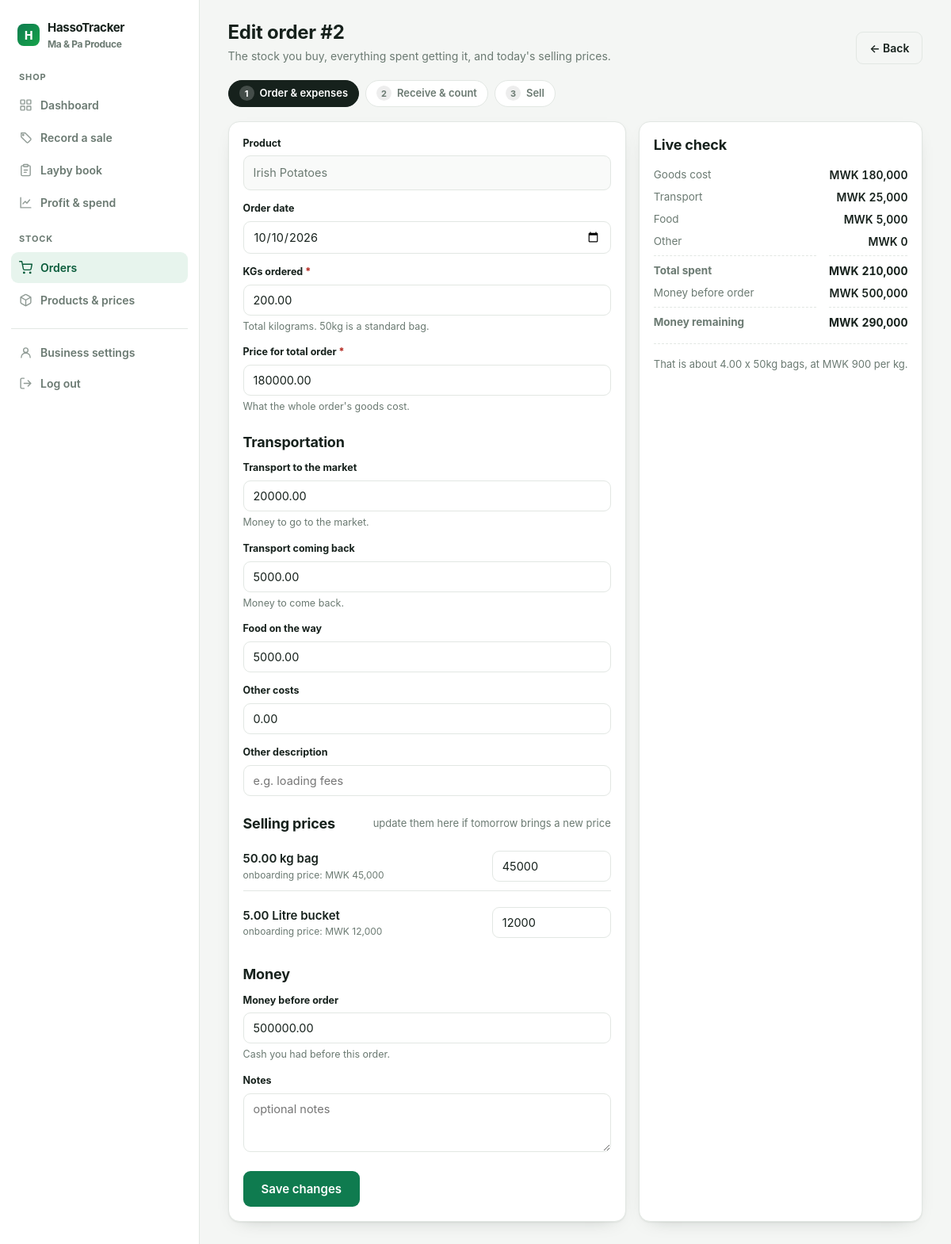
/orders/2/edit/ (signed in), run on the app's committed database.
### accounts/models.py (models this page shows, shortened)
class Profile(models.Model):
    user = models.OneToOneField(
        settings.AUTH_USER_MODEL,
        on_delete=models.CASCADE,
        related_name='profile',
    )
    business_name = models.CharField(max_length=150, blank=True)
    phone = models.CharField(max_length=30, blank=True)
    currency = models.CharField(max_length=8, default='MWK')
    onboarded = models.BooleanField(default=False)
    created_at = models.DateTimeField(auto_now_add=True)
    class Meta:
        ordering = ['user__username']
    @property
    def display_name(self):
        return self.business_name or self.user.get_username()

### tracker/models.py (models this page shows, shortened)
class Order(models.Model):
    owner = models.ForeignKey(
        settings.AUTH_USER_MODEL,
        on_delete=models.CASCADE,
        related_name='orders',
    )
    product = models.ForeignKey(
        Product, on_delete=models.PROTECT, related_name='orders'
    )
    order_date = models.DateField(default=timezone.localdate)
    quantity_kg = models.DecimalField(
        max_digits=12,
        decimal_places=2,
        validators=[MinValueValidator(Decimal('0.01'))],
        verbose_name='KGs ordered',
        help_text='Total kilograms ordered. 50kg is a standard bag.',
    )
    order_price = models.DecimalField(
        max_digits=12,
        decimal_places=2,
        validators=[MinValueValidator(ZERO)],
        verbose_name='Price for total order',
        help_text='What the whole order of goods cost.',
    )
    opening_balance = models.DecimalField(
        max_digits=12,
        decimal_places=2,
        default=ZERO,
        verbose_name='Money before order',
        help_text='Cash you had before buying.',
    )
    transport_to_market = models.DecimalField(
        max_digits=12,
        decimal_places=2,
        default=ZERO,
        validators=[MinValueValidator(ZERO)],
        verbose_name='Transport to the market',
        help_text='Money to go to the market.',
    )
    transport_from_market = models.DecimalField(
        max_digits=12,
        decimal_places=2,
        default=ZERO,
        validators=[MinValueValidator(ZERO)],
        verbose_name='Transport coming back',
        help_text='Money to come back.',
    )
    food_amount = models.DecimalField(
        max_digits=12,
        decimal_places=2,
        default=ZERO,
        validators=[MinValueValidator(ZERO)],
        verbose_name='Food on the way',
    )
    other_amount = models.DecimalField(
        max_digits=12,
        decimal_places=2,
        default=ZERO,
        validators=[MinValueValidator(ZERO)],
        verbose_name='Other costs',
    )
    other_description = models.CharField(
        max_length=150, blank=True, verbose_name='Other description'
    )
    notes = models.TextField(blank=True)
    created_at = models.DateTimeField(auto_now_add=True)
    class Meta:
        ordering = ['-order_date', '-created_at']

class Product(models.Model):
    owner = models.ForeignKey(
        settings.AUTH_USER_MODEL,
        on_delete=models.CASCADE,
        related_name='products',
    )
    name = models.CharField(max_length=150)
    created_at = models.DateTimeField(auto_now_add=True)
    class Meta:
        ordering = ['name']
        constraints = [
            models.UniqueConstraint(
                fields=['owner', 'name'], name='unique_product_per_owner'
            )
        ]

class SellingUnit(models.Model):
    class Measure(models.TextChoices):
        LITRE = 'litre', 'Litres'
        KG = 'kg', 'Kilograms'
        OTHER = 'other', 'Other'
    product = models.ForeignKey(
        Product, on_delete=models.CASCADE, related_name='units'
    )
    measure = models.CharField(
        max_length=10, choices=Measure.choices, default=Measure.LITRE
    )
    size = models.DecimalField(
        max_digits=8,
        decimal_places=2,
        null=True,
        blank=True,
        help_text='Size in litres or kilograms.',
    )
    label = models.CharField(
        max_length=60,
        blank=True,
        help_text='Used when the unit is a custom one.',
    )
    current_price = models.DecimalField(
        max_digits=12,
        decimal_places=2,
        default=ZERO,
        validators=[MinValueValidator(ZERO)],
        help_text='The price you sell this unit at today.',
    )
    created_at = models.DateTimeField(auto_now_add=True)
    class Meta:
        ordering = ['measure', 'size', 'created_at']
    @property
    def display_label(self):
        if self.label:
            return self.label
        if self.size is None:
            return 'Unit'
        if self.measure == self.Measure.KG:
            return f'{self.size:g} kg bag'
        if self.measure == self.Measure.LITRE:
            return f'{self.size:g} Litre bucket'
        return f'{self.size:g} unit'

### tracker/views.py (the view)
# urls.py: path('orders/<int:pk>/edit/', views.order_edit, name='order_edit'),
@onboarded_required
def order_edit(request, pk):
    order = get_object_or_404(
        Order.objects.select_related('product'), pk=pk, owner=request.user
    )
    form = OrderForm(request.POST or None, instance=order, user=request.user)
    if request.method == 'POST' and form.is_valid():
        form.save()
        _unit_price_fields(request, order.product)
        messages.success(request, 'Order updated.')
        return redirect('order_detail', pk=order.pk)
    return render(
        request,
        'tracker/order_form.html',
        {
            **_order_form_context(request.user, form),
            'order': order,
            'editing': True,
        },
    )

### accounts/context_processors.py (called while the page is built)
def site_context(request):
    profile = None
    user = getattr(request, 'user', None)
    if user is not None and user.is_authenticated:
        profile = getattr(user, 'profile', None)
    return {
        'CURRENCY': settings.CURRENCY,
        'site_profile': profile,
        'nav_section': request.path.strip('/').split('/')[0],
    }

### tracker/templatetags/money.py (called while the page is built)
@register.filter
def money(value):
    if value in (None, ''):
        value = 0
    try:
        amount = Decimal(value)
    except (InvalidOperation, ValueError, TypeError):
        return value
    if amount == amount.to_integral():
        formatted = f'{amount:,.0f}'
    else:
        formatted = f'{amount:,.2f}'
    return f'{settings.CURRENCY} {formatted}'

### tracker/views.py (called while the page is built)
def _products_with_units(user):
    return (
        Product.objects.filter(owner=user)
        .prefetch_related('units')
        .order_by('name')
    )

def _order_form_context(user, form):
    return {
        'form': form,
        'products': _products_with_units(user),
    }

### templates/tracker/order_form.html (shortened to what this page needs)
{% extends 'app_base.html' %}{% load money %}
{% block content %}
<div class="page-head">
  <div>
    <h1>{% if editing %}Edit order #{{ order.pk }}{% else %}New order{% endif %}</h1>
    <div class="sub">The stock you buy, everything spent getting it, and today's selling prices.</div>
  </div>
  <a class="btn btn-ghost" href="{% if editing %}{% url 'order_detail' order.pk %}{% else %}{% url 'order_list' %}{% endif %}">&larr; Back</a>
</div>
<div class="steps">
  <span class="step current"><span class="n">1</span> Order &amp; expenses</span>
  <span class="step"><span class="n">2</span> Receive &amp; count</span>
  <span class="step"><span class="n">3</span> Sell</span>
</div>
<form method="post" novalidate>
<div class="split">
  <div class="card card-pad">
    <div class="form-grid">
      <div class="full">
        <label class="field-label">Product</label>
        {% if editing %}
          <div class="field-input" style="background:var(--surface-2);color:var(--muted)">{{ order.product.name }}</div>
        {% else %}
          {{ form.product }}
          {% for error in form.product.errors %}<div class="field-error">{{ error }}</div>{% endfor %}
        {% endif %}
      </div>
      <div><label class="field-label">Order date</label>{{ form.order_date }}</div>
      <div>
        <label class="field-label">{{ form.quantity_kg.label }} <span class="req">*</span></label>
        {{ form.quantity_kg }}
        <div class="field-help">Total kilograms. 50kg is a standard bag.</div>
      </div>
      <div>
        <label class="field-label">{{ form.order_price.label }} <span class="req">*</span></label>
        {{ form.order_price }}
        <div class="field-help">What the whole order's goods cost.</div>
      </div>
    </div>
    <div class="section-head mt-3" style="margin-bottom:12px"><h2>Transportation</h2></div>
    <div class="form-grid">
      <div>
        <label class="field-label">{{ form.transport_to_market.label }}</label>
        {{ form.transport_to_market }}
        <div class="field-help">Money to go to the market.</div>
      </div>
      <div>
        <label class="field-label">{{ form.transport_from_market.label }}</label>
        {{ form.transport_from_market }}
        <div class="field-help">Money to come back.</div>
      </div>
      <div><label class="field-label">{{ form.food_amount.label }}</label>{{ form.food_amount }}</div>
      <div><label class="field-label">{{ form.other_amount.label }}</label>{{ form.other_amount }}</div>
      <div class="full"><label class="field-label">Other description</label>{{ form.other_description }}</div>
    </div>
    <div class="section-head mt-3" style="margin-bottom:12px"><h2>Selling prices</h2><span class="small muted">update them here if tomorrow brings a new price</span></div>
    {% for product in products %}
      <div class="price-editor" data-product="{{ product.pk }}" {% if not forloop.first %}hidden{% endif %}>
        {% if product.units.all %}
          {% for unit in product.units.all %}
            <div class="price-line">
              <span>
                <span class="unit-name">{{ unit.display_label }}</span>
                <span class="row-sub" style="display:block">onboarding price: {{ unit.current_price|money }}</span>
              </span>
              <input class="field-input" type="number" step="0.01" min="0" name="unit_price_{{ unit.pk }}" value="{{ unit.current_price|floatformat:'-2' }}"
                     aria-label="Current price for {{ unit.display_label }}">
            </div>
          {% endfor %}
        {% else %}
          <p class="muted small">No selling units yet - <a href="{% url 'products' %}">add some</a> so you can count and sell this stock.</p>
        {% endif %}
      </div>
    {% endfor %}
    <div class="section-head mt-3" style="margin-bottom:12px"><h2>Money</h2></div>
    <div class="form-grid">
      <div class="full">
        <label class="field-label">{{ form.opening_balance.label }}</label>
        {{ form.opening_balance }}
        <div class="field-help">Cash you had before this order.</div>
      </div>
      <div class="full">
        <label class="field-label">Notes</label>
        {{ form.notes }}
      </div>
    </div>
    <div class="form-actions">
      <button class="btn btn-lg" type="submit">{% if editing %}Save changes{% else %}Save order{% endif %}</button>
    </div>
  </div>
  <div class="card card-pad">
    <h2 class="mb-2">Live check</h2>
    <dl class="kv">
      <dt>Goods cost</dt><dd id="calc-cost">{{ 0|money }}</dd>
      <dt>Transport</dt><dd id="calc-transport">{{ 0|money }}</dd>
      <dt>Food</dt><dd id="calc-food">{{ 0|money }}</dd>
      <dt>Other</dt><dd id="calc-other">{{ 0|money }}</dd>
      <dt class="total-line">Total spent</dt><dd class="total-line" id="calc-total">{{ 0|money }}</dd>
      <dt>Money before order</dt><dd id="calc-before">{{ 0|money }}</dd>
      <dt class="total-line">Money remaining</dt><dd class="total-line" id="calc-remaining">{{ 0|money }}</dd>
    </dl>
    <div class="mt-2" style="border-top:1px dashed var(--line)"></div>
    <div class="mt-2 small muted" id="calc-derive"></div>
  </div>
</div>
</form>
{% endblock %}

### templates/app_base.html (shortened to what this page needs)
{% load static %}<!DOCTYPE html>
<html lang="en">
<head>
  <link rel="stylesheet" href="{% static 'css/app.css' %}">
</head>
<body>
  <aside class="sidebar" id="sidebar">
    <div class="sidebar-inner">
      <a class="brand" href="{% url 'dashboard' %}">
        <span class="brand-mark">H</span>
        <div>
          <div class="brand-name">HassoTracker</div>
          <div class="brand-sub">{{ site_profile.display_name|default:user.username }}</div>
        </div>
      </a>
      <nav class="sidebar-nav">
        <span class="nav-group">Shop</span>
        <a class="nav-link {% if nav_section == '' %}active{% endif %}" href="{% url 'dashboard' %}">
          Dashboard
        </a>
        <a class="nav-link {% if nav_section == 'sell' %}active{% endif %}" href="{% url 'sell' %}">
          <svg viewBox="0 0 24 24" fill="none" stroke="currentColor" stroke-width="2" stroke-linecap="round" stroke-linejoin="round"><path d="M20.59 13.41 11 3.83H4v7l9.59 9.59a2 2 0 0 0 2.82 0l4.18-4.18a2 2 0 0 0 0-2.83Z"/><circle cx="7.5" cy="7.5" r="1" fill="currentColor"/></svg>
          Record a sale
        </a>
        <a class="nav-link {% if nav_section == 'layby' %}active{% endif %}" href="{% url 'layby' %}">
          <svg viewBox="0 0 24 24" fill="none" stroke="currentColor" stroke-width="2" stroke-linecap="round" stroke-linejoin="round"><path d="M16 4h2a2 2 0 0 1 2 2v14a2 2 0 0 1-2 2H6a2 2 0 0 1-2-2V6a2 2 0 0 1 2-2h2"/><rect x="8" y="2" width="8" height="4" rx="1"/><path d="M9 12h6M9 16h4"/></svg>
          Layby book
        </a>
        <a class="nav-link {% if nav_section == 'summary' %}active{% endif %}" href="{% url 'summary' %}">
          <svg viewBox="0 0 24 24" fill="none" stroke="currentColor" stroke-width="2" stroke-linecap="round" stroke-linejoin="round"><path d="M3 3v18h18"/><path d="m7 14 4-4 3 3 5-6"/></svg>
          Profit &amp; spend
        </a>
        <span class="nav-group">Stock</span>
        <a class="nav-link {% if nav_section == 'orders' %}active{% endif %}" href="{% url 'order_list' %}">
          <svg viewBox="0 0 24 24" fill="none" stroke="currentColor" stroke-width="2" stroke-linecap="round" stroke-linejoin="round"><circle cx="9" cy="21" r="1"/><circle cx="20" cy="21" r="1"/><path d="M1 1h4l2.68 13.39a2 2 0 0 0 2 1.61h9.72a2 2 0 0 0 2-1.61L23 6H6"/></svg>
          Orders
        </a>
        <a class="nav-link {% if nav_section == 'products' %}active{% endif %}" href="{% url 'products' %}">
          <svg viewBox="0 0 24 24" fill="none" stroke="currentColor" stroke-width="2" stroke-linecap="round" stroke-linejoin="round"><path d="M21 8a2 2 0 0 0-1-1.73l-7-4a2 2 0 0 0-2 0l-7 4A2 2 0 0 0 3 8v8a2 2 0 0 0 1 1.73l7 4a2 2 0 0 0 2 0l7-4A2 2 0 0 0 21 16Z"/><path d="M3.3 7 12 12l8.7-5M12 22V12"/></svg>
          Products &amp; prices
        </a>
      </nav>
      <div class="sidebar-foot">
        <a class="nav-link" href="{% url 'profile' %}">
          <svg viewBox="0 0 24 24" fill="none" stroke="currentColor" stroke-width="2" stroke-linecap="round" stroke-linejoin="round"><circle cx="12" cy="8" r="4"/><path d="M4 21a8 8 0 0 1 16 0"/></svg>
          Business settings
        </a>
        <form method="post" action="{% url 'logout' %}" class="mx-0">{% csrf_token %}
          <button class="nav-link link-btn" type="submit">
            <svg viewBox="0 0 24 24" fill="none" stroke="currentColor" stroke-width="2" stroke-linecap="round" stroke-linejoin="round"><path d="M9 21H5a2 2 0 0 1-2-2V5a2 2 0 0 1 2-2h4"/><path d="m16 17 5-5-5-5M21 12H9"/></svg>
            Log out
          </button>
        </form>
      </div>
    </div>
  </aside>
  <div class="app-main">
    <main class="page">
      {% block content %}{% endblock %}
    </main>
  </div>
</body>
</html>

### data on the page
Profile: display_name "Ma & Pa Produce"
Order: pk "2", product.name "Irish Potatoes", order_date "10/10/2026", quantity_kg "200.00", order_price "180000.00", transport_to_market "20000.00", transport_from_market "5000.00", food_amount "5000.00", other_amount "0.00", opening_balance "500000.00"
SellingUnit: display_label "50.00 kg bag", current_price "MWK 45,000", current_price "45000"
SellingUnit: display_label "5.00 Litre bucket", current_price "MWK 12,000", current_price "12000"
